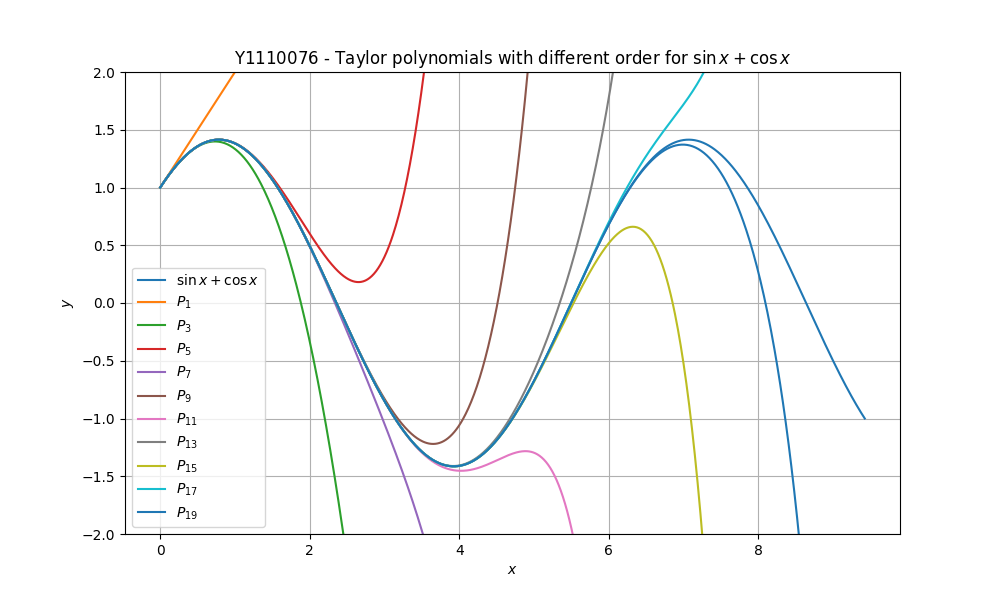

The Python source for this figure:
import math

import pylab


def taylor_polynomial(n: int, xs: pylab.ndarray) -> pylab.ndarray:
    """Evaluates the nth taylor polynomial of sin(x) + cos(x) at every point x
    in xs."""
    ys = pylab.zeros_like(xs)
    for k in range(n + 1):
        ys += (-1)**math.floor(k / 2) * xs**k / math.factorial(k)
    return ys


def main():
    pylab.figure(figsize=(10, 6))

    xs = pylab.linspace(0, 3 * pylab.pi, 1000, endpoint=True)
    # print(xs)
    # print(taylor_polynomial(1, xs))

    pylab.plot(xs, pylab.sin(xs) + pylab.cos(xs), label=r'$\sin x + \cos x$')
    for i in range(1, 21, 2):
        pylab.plot(xs, taylor_polynomial(i, xs), label=f'$P_{{{i}}}$')

    pylab.grid()
    pylab.legend()
    pylab.xlabel('$x$')
    pylab.ylabel('$y$')
    pylab.ylim(-2, 2)

    pylab.title('Y1110076 - Taylor polynomials with different order for '
                r'$\sin x + \cos x$')
    # pylab.savefig('HW1.png')
    pylab.show()


if __name__ == '__main__':
    main()
